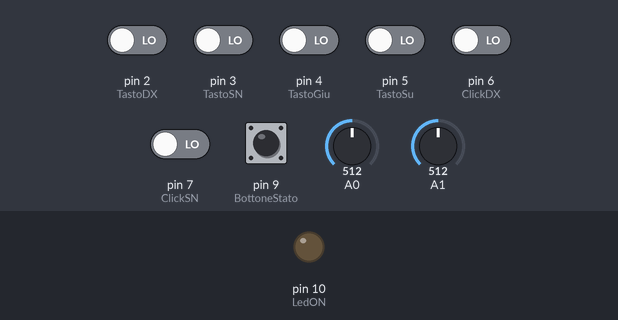
Bench run of a sketch on a simulated Arduino Leonardo, built with avr-gcc and run on an emulated ATmega32U4. Parts: output pins drawn as LEDs (lit = HIGH). The test bench sets the inputs (shaded band); at power-on: pin 2 (TastoDX), pin 3 (TastoSN), pin 4 (TastoGiu), pin 5 (TastoSu), pin 6 (ClickDX), pin 7 (ClickSN), pin 9 (BottoneStato) LOW, A0 = 512, A1 = 512. USB keyboard and mouse output is not drawn.

Above: at 1.2 s.
1.3 s: pin 9 (BottoneStato) pulled HIGH for 0.15 s
At 1.38 s:
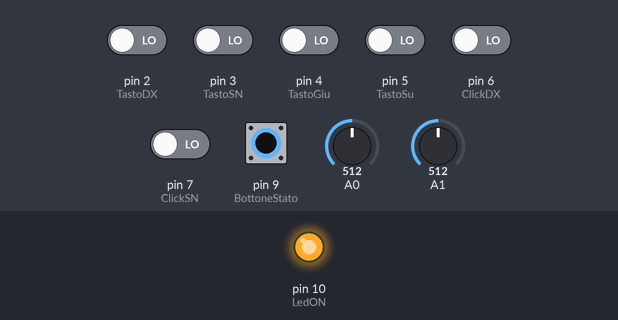
Timing chart, 0 to 4.3 s (numbered marks = the images above; inputs shaded):
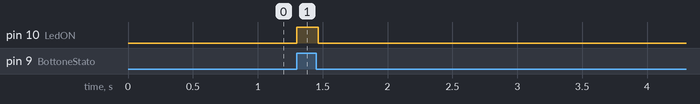

The sketch:

AdaptiBox.ino
```cpp
#include <Mouse.h> //per il mouse
#include <Keyboard.h> //per la tastiera

//definzione costanti per O/I dispositivo
const int LedON = 10; //pin dell'indicatore led
const int BottoneStato = 9; //pin dello switch per l'accensione/spegnimento del dispositivo

//definizione costanti per la simulazione del mouse (2 click+movimento)
const int TieniPremuto=8; //pin dello switch per tenere premuto il pulsante del mouse quando è attivo
const int ClickSN = 7; //pin del pulsante che simula il tasto sinistro del mouse
const int ClickDX = 6; //pin del pulsante che simula il tasto destro del mouse
const int JoyX = 0; //pin analogico del joystick per il movimento in verticale, su A0
const int JoyY = 1; //pin analogico del joystick per il movimento in orizzontale, su A1

//definizione costanti per i tasti direzionali
const int TastoSu = 5; //tasto freccia su
const int TastoGiu = 4; //tasto freccia giù
const int TastoSN = 3; //tasto freccia sinistra
const int TastoDX = 2; //tasto freccia destra

//setup
void setup() {
  //stato I/O del dispositivo
  pinMode(LedON, OUTPUT); //led
  pinMode(BottoneStato, INPUT); //switch on/off

  //mouse
  pinMode(ClickSN, INPUT); //click sinistro
  pinMode(ClickDX, INPUT); //click destro


  //joystick
  pinMode(JoyX, INPUT); // asse x per A0 (input analogico per joystick)
  pinMode(JoyY, INPUT); // asse y per A1 (input analogico per joystick)
  Mouse.begin(); //inizializzazione del mouse

  //tastiera
  pinMode(TastoSu, INPUT);
  pinMode(TastoGiu, INPUT);
  pinMode(TastoSN, INPUT);
  pinMode(TastoDX, INPUT);


}

//loop
void loop() {
  while (digitalRead(BottoneStato) == HIGH) {  //quando lo switch è attivo, fai quello che segue

    digitalWrite(LedON, HIGH); //accendi led

    int x_val = readJoystick(JoyX); //leggi i valori di input del joystick
    int y_val = readJoystick(JoyY);

    Mouse.move(x_val, y_val, 0); //muovi il mouse seguendo i valori letti dall'input del joystick (A0, A1)

    //controllo dello stato dei tasti dx e sn del mouse (se sono cliccati o meno)
    GestioneClickMouse(ClickSN, MOUSE_LEFT);
    GestioneClickMouse(ClickDX, MOUSE_RIGHT);
    delay(10);  //ritardo dello spostamento del cursore del mouse, in millisecondi

  //Tasti freccia
  if (digitalRead(TastoSu) == LOW) {  //tasto freccia su
    Keyboard.write(KEY_UP_ARROW);
  }
  if (digitalRead(TastoGiu) == LOW) { //tasto freccia giu
    Keyboard.write(KEY_DOWN_ARROW);
  }
  if (digitalRead(TastoSN) == LOW) {  //tasto freccia sinistra
    Keyboard.write(KEY_LEFT_ARROW);
  }
  if (digitalRead(TastoDX) == LOW) {  //tasto freccia destra
    Keyboard.write(KEY_RIGHT_ARROW);
  }

  }
  digitalWrite(LedON, LOW); //Spegni il led se il dispositivo non è attivo (switch su off)
}

//Joystick
//funzione che legge ogni asse del joystick e li configura con dei valori utilizzabili (calibrazione)
int readJoystick(int axis){
  float value = map(analogRead(axis), 0, 1023, -10, 10);  //leggi gli assi e mappali da -10 a 10
  if (value <= 1 && value >= -1){ //condizione per sistemare la reattività del joystick in caso di piccoli movimenti involontar
    return 0;
  }
  else {
    return value; //restituisci il valore delle coordinate del joystick
  }
}

//Funzione per vedere quando è cliccato un pulsante
void GestioneClickMouse(int pin, char comando){
  if (digitalRead(pin) == LOW){ //Se i pulsanti sono nello stato di LOW (non premuti)
    if (!Mouse.isPressed(comando)){ //se i pulsanti (simulazione mouse) non sono premuti
      Mouse.press(comando); //esegui il click
    }
  }
  else if(!digitalRead(TieniPremuto) == HIGH){ //se lo switch per tenere lo stato dei tasti attivo non è su HIGH (non premuto)
    if (Mouse.isPressed(comando)){  //se i pulsanti sono premuti
      Mouse.release(comando); //rilascia il click
    }
  }
}
```

Measured:
- after the input at 1.3 s, pin 10 (LedON): LOW → HIGH at once, → LOW 0.17 s later
